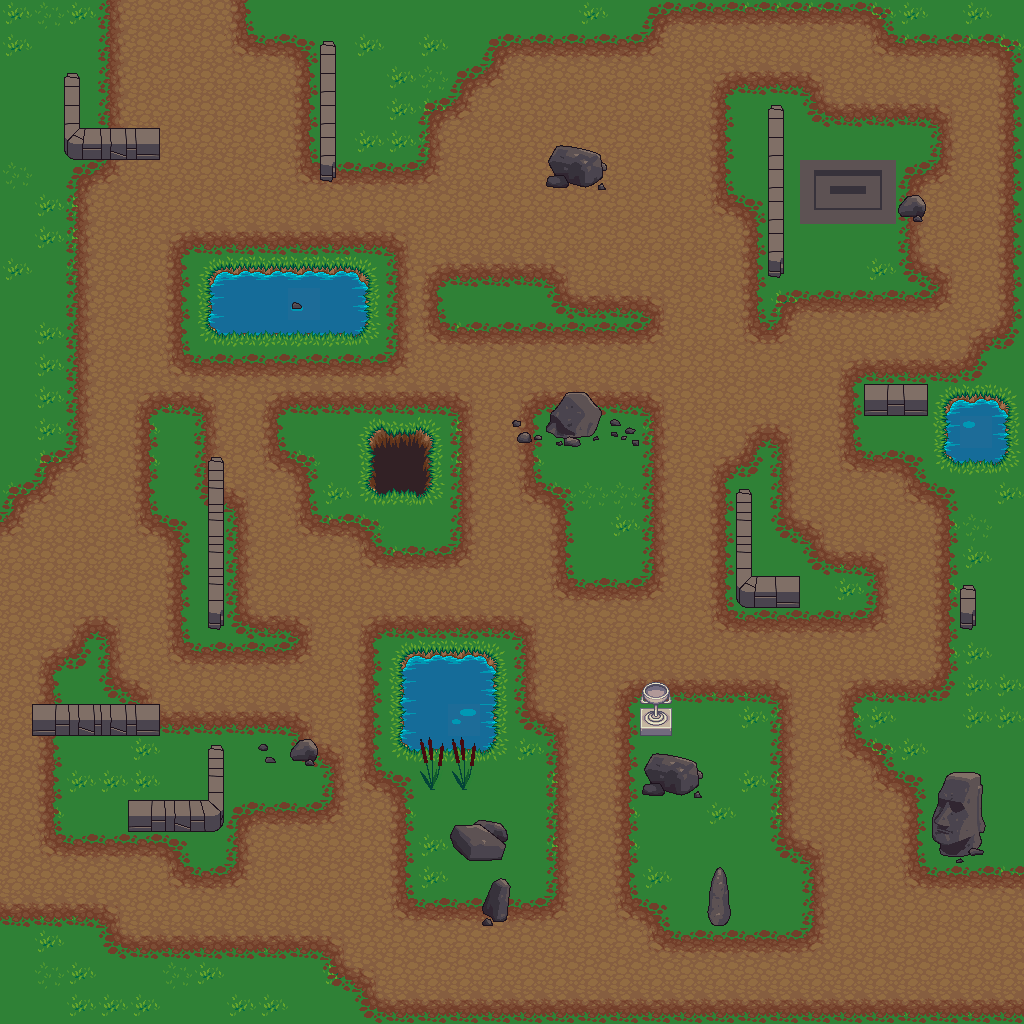

The image is a tile-based game level rendered from a .tmx file. Its description and source (layers, tilesets, objects; grid data summarised) follow:
An orthogonal 32x32 tile map with 32x32 px tiles, 3 tile layers (Grass, Road, Walls) and 28 objects (2x spawn).

<map version="1.8" tiledversion="1.8.4" orientation="orthogonal" renderorder="right-down" width="32" height="32" tilewidth="32" tileheight="32" infinite="0" backgroundcolor="#156c99" nextlayerid="13" nextobjectid="39">
  <tileset firstgid="1" source="../../Tiles/terrain_atlas.tsx" />
  <layer id="10" name="Grass" width="32" height="32">
    <data>[1024 cells, 1024 non-empty, 26 distinct tile ids]</data>
  </layer>
  <layer id="1" name="Road" width="32" height="32">
    <data>[1024 cells, 723 non-empty, 21 distinct tile ids]</data>
  </layer>
  <layer id="2" name="Walls" width="32" height="32">
    <properties>
      <property name="on_top" type="bool" value="true" />
    </properties>
    <data>[1024 cells, 83 non-empty, 48 distinct tile ids]</data>
  </layer>
  <objectgroup id="11" name="collisions">
    <properties>
      <property name="type" value="colliders" />
    </properties>
    <object id="4" x="32" y="704" width="128" height="32" />
    <object id="5" x="208" y="457" width="16" height="174" />
    <object id="7" x="320" y="41" width="16" height="140" />
    <object id="10" x="64" y="72" width="16" height="56" />
    <object id="12" x="64" y="128" width="96" height="32" />
    <object id="20" x="128.182" y="799.898" width="95.7083" height="31.8333" />
    <object id="21" x="208.223" y="745.023" width="15.6667" height="55.7083" />
    <object id="24" x="289.087" y="736.383" width="30.2121" height="31.4848" />
    <object id="30" x="397.026" y="650.05" width="101.97" height="105.424" />
    <object id="25" x="449.693" y="829.05" width="57.9091" height="32.0909" />
    <object id="26" x="482.117" y="887.05" width="28.8788" height="38.5758" />
    <object id="27" x="708.36" y="871.716" width="21.303" height="54.0909" />
    <object id="28" x="642.151" y="759.716" width="60.928" height="38.0909" />
    <object id="29" x="640.276" y="709.05" width="31.8447" height="26.6326" />
    <object id="13" x="544" y="160" width="64" height="32" />
    <object id="14" x="768" y="105" width="16" height="173" />
    <object id="15" x="896" y="192" width="32" height="32" />
    <object id="32" x="864.208" y="384.042" width="63.7917" height="31.875" />
    <object id="35" x="736.083" y="489.167" width="15.9167" height="118.688" />
    <object id="36" x="751.521" y="576.167" width="48.3542" height="31.6875" />
    <object id="37" x="960.021" y="585.076" width="15.9905" height="44.7784" />
    <object id="38" x="932.021" y="809.47" width="53.6269" height="47.2633" />
    <object id="31" x="941.958" y="392.792" width="68.2083" height="73.6667" />
    <object id="16" x="207.333" y="266.667" width="164.667" height="68.6667" />
    <object id="33" x="364.5" y="423.667" width="72.75" height="76.6667" />
    <object id="34" x="544.833" y="404.833" width="63.0833" height="42.3333" />
  </objectgroup>
  <objectgroup id="12" name="spawners" tintcolor="#000000">
    <properties>
      <property name="type" value="spawn" />
    </properties>
    <object id="17" name="team_1" type="spawn" x="96" y="32" width="192" height="96">
      <properties>
        <property name="team" type="int" value="1" />
      </properties>
    </object>
    <object id="18" name="team_2" type="spawn" x="736" y="896" width="192" height="96">
      <properties>
        <property name="team" type="int" value="2" />
      </properties>
    </object>
  </objectgroup>
</map>
